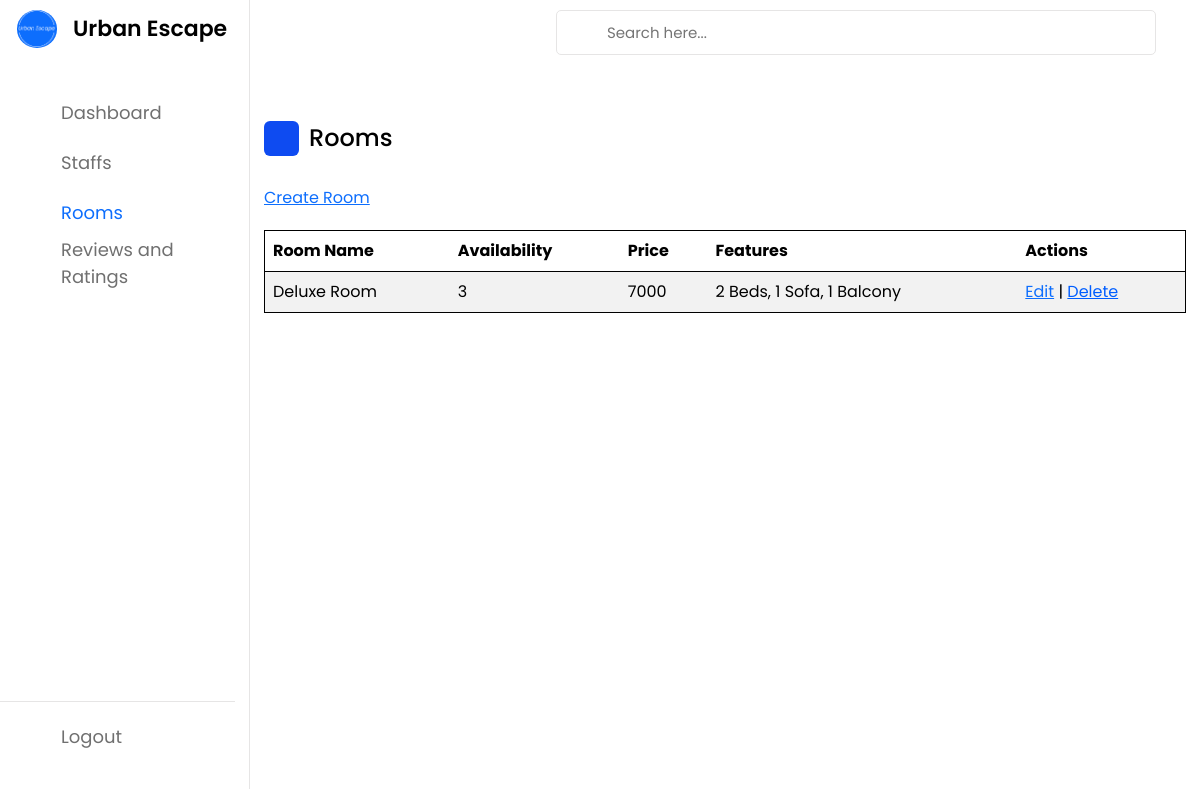
/rooms/, run on the app's committed database.
### home/models.py (models this page shows, shortened)
class Room(models.Model):
    room_name = models.CharField(max_length=100)
    price = models.CharField(max_length=10)
    image = models.ImageField(upload_to='room_images')
    features = models.CharField(max_length=200)
    slug = models.SlugField(max_length=100, unique=True, blank=True)
    availability = models.IntegerField(default=0)

### dashboard/views.py (the view)
# urls.py: path('rooms/', views.Rooms, name='rooms'),
def Rooms(request):
    rooms = Room.objects.all()
    context = {
        'rooms': rooms
    }
    return render(request, 'dashboard/rooms.html',context)

### dashboard/templates/dashboard/rooms.html (shortened to what this page needs)
{% load static %}
<!DOCTYPE html>
<html lang="en">
<head>
    <link href="https://cdn.jsdelivr.net/npm/bootstrap@5.3.3/dist/css/bootstrap.min.css" rel="stylesheet"
 />
    <link rel="stylesheet" href="{% static 'dashboard/styles/dashboard.css' %}">
    <link rel="stylesheet" href="https://unicons.iconscout.com/release/v4.0.0/css/line.css">
</head>
<body>
    <nav>
        <div class="logo-name">
            <div class="logo-image">
                <img src="{% static 'dashboard/images/logo.png' %}" alt="">
            </div>
            <span class="logo_name" style=>Urban Escape</span>
        </div>
        <div class="menu-items" style="margin-left: -30px;">
            <ul class="nav-links">
                <li><a href="/admin-dashboard">
                        <i class="uil uil-tachometer-fast-alt"></i>
                        <span class="link-name">Dashboard</span>
                    </a></li>
                <li><a href="/staffs">
                        <i class="uil uil-users-alt"></i>
                        <span class="link-name">Staffs</span>
                    </a></li>
                <li><a href="/rooms">
                        <i class="uil uil-bed" style="color: #0d6efd;"></i>
                        <span class="link-name" style="color: #0d6efd;">Rooms</span>
                    </a></li>
                <li><a href="/admin-reviews-ratings">
                        <i class="uil uil-comments"></i>
                        <span class="link-name">Reviews and Ratings</span>
                    </a></li>
            </ul>
            <ul class="logout-mode">
                <li><a href="#">
                        <i class="uil uil-signout"></i>
                        <span class="link-name">Logout</span>
                    </a></li>
                <li class="mode">
                    <div class="mode-toggle">
                    </div>
                </li>
            </ul>
        </div>
    </nav>
    <section class="dashboard">
        <div class="top">
            <div class="search-box">
                <input type="text" placeholder="Search here...">
            </div>
        </div>
        <div class="dash-content">
            <div class="overview">
                <div class="title">
                    <i class="uil uil-bed"></i>
                    <span class="text">Rooms</span>
                </div>
                <div class="">
                    <span><a href="/create-room">Create Room</a></span>
                </div>
                <div class="table-container">
                    <table class="table table-striped bordered-table">
                        <thead>
                            <tr>
                                <th>Room Name</th>
                                <th>Availability</th>
                                <th>Price</th>
                                <th>Features</th>
                                <th>Actions</th>
                            </tr>
                        </thead>
                        <tbody>
                            {% for room in rooms %}
                            <tr id="{{ room.id }}">
                                <td>{{ room.room_name }}</td>
                                <td>{{ room.availability }}</td>
                                <td>{{ room.price }}</td>
                                <td>{{ room.features }}</td>
                                <td>
                                    <a href="/edit-room/ {{ room.id }}">Edit</a> |
                                    <a style="color: rgb(0, 94, 255);text-decoration: underline;cursor: pointer;"
                                        onclick='deletes("{{ room.id }}")'>Delete</a>
                                </td>
                            </tr>
                            {% endfor %}
                        </tbody>
                    </table>
                </div>
            </div>
    </section>
</body>
</html>

### dashboard/static/dashboard/styles/dashboard.css (style rules this page uses)
* { margin: 0; padding: 0; box-sizing: border-box; font-family: 'Poppins', sans-serif; }
:root { --primary-color: #0E4BF1; --panel-color: #FFF; --text-color: #000; --black-light-color: #707070; --border-color: #e6e5e5; --toggle-color: #DDD; --box1-color: #4DA3FF; --box2-color: #FFE6AC; --box3-color: #E7D1FC; --title-icon-color: #fff; --tran-05: all 0.5s ease; --tran-03: all 0.3s ease; --tran-03: all 0.2s ease; }
body { min-height: 100vh; background-color: var(--primary-color); }
nav { position: fixed; top: 0; left: 0; height: 100%; width: 250px; padding: 10px 14px; background-color: var(--panel-color); border-right: 1px solid var(--border-color); transition: var(--tran-05); }
nav .logo-name { display: flex; align-items: center; }
nav .logo-image { display: flex; justify-content: center; min-width: 45px; }
nav .logo-image img { width: 40px; object-fit: cover; border-radius: 50%; }
nav .logo-name .logo_name { font-size: 22px; font-weight: 600; color: var(--text-color); margin-left: 14px; transition: var(--tran-05); }
nav .menu-items { margin-top: 40px; height: calc(100% - 90px); display: flex; flex-direction: column; justify-content: space-between; }
.menu-items li { list-style: none; }
.menu-items li a { display: flex; align-items: center; height: 50px; text-decoration: none; position: relative; }
.menu-items li a i { font-size: 24px; min-width: 45px; height: 100%; display: flex; align-items: center; justify-content: center; color: var(--black-light-color); }
.menu-items li a .link-name { font-size: 18px; font-weight: 400; color: var(--black-light-color); transition: var(--tran-05); }
.menu-items .logout-mode { padding-top: 10px; border-top: 1px solid var(--border-color); }
.menu-items .mode { display: flex; align-items: center; white-space: nowrap; }
.menu-items .mode-toggle { position: absolute; right: 14px; height: 50px; min-width: 45px; display: flex; align-items: center; justify-content: center; cursor: pointer; }
.dashboard { position: relative; left: 250px; background-color: var(--panel-color); min-height: 100vh; width: calc(100% - 250px); padding: 10px 14px; transition: var(--tran-05); }
.dashboard .top { position: fixed; top: 0; left: 250px; display: flex; width: calc(100% - 250px); justify-content: space-between; align-items: center; padding: 10px 14px; background-color: var(--panel-color); transition: var(--tran-05); z-index: 10; }
.dashboard .top .search-box { position: relative; height: 45px; max-width: 600px; width: 100%; margin: 0 30px; }
.top .search-box input { position: absolute; border: 1px solid var(--border-color); background-color: var(--panel-color); padding: 0 25px 0 50px; border-radius: 5px; height: 100%; width: 100%; color: var(--text-color); font-size: 15px; font-weight: 400; outline: none; }
.dashboard .dash-content { padding-top: 50px; }
.dash-content .title { display: flex; align-items: center; margin: 60px 0 30px 0; }
.dash-content .title i { position: relative; height: 35px; width: 35px; background-color: var(--primary-color); border-radius: 6px; color: var(--title-icon-color); display: flex; align-items: center; justify-content: center; font-size: 24px; }
.dash-content .title .text { font-size: 24px; font-weight: 500; color: var(--text-color); margin-left: 10px; }
html { scrollbar-width: none; }

### dashboard/templates/dashboard/rooms.html (style rules this page uses)
.bordered-table { border: 1px solid black; }
.table-container { margin-top: 20px; }

### data on the page
Room: room_name "Deluxe Room", availability "3", price "7000", features "2 Beds, 1 Sofa, 1 Balcony"
